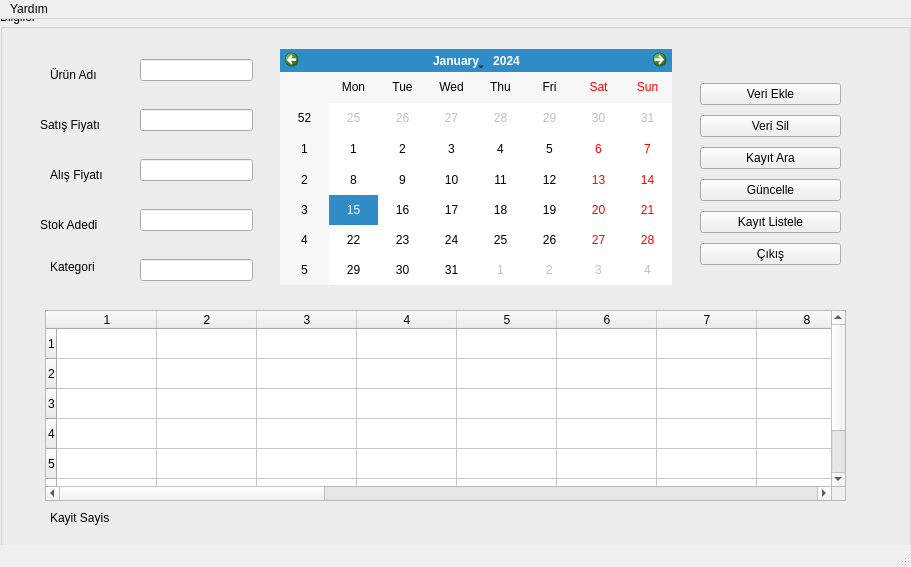
 <widget class="QMainWindow" name="MainWindow">
  <property name="geometry">
   <rect>
    <x>0</x>
    <y>0</y>
    <width>911</width>
    <height>567</height>
   </rect>
  </property>
  <property name="windowTitle">
   <string>MainWindow</string>
  </property>
  <property name="styleSheet">
   <string notr="true">/*
 * The MIT License (MIT)
 *
 * Copyright (c) &lt;2013-2014&gt; &lt;Colin Duquesnoy&gt;
 *
 * Permission is hereby granted, free of charge, to any person obtaining a copy
 * of this software and associated documentation files (the &quot;Software&quot;), to deal
 * in the Software without restriction, including without limitation the rights
 * to use, copy, modify, merge, publish, distribute, sublicense, and/or sell
 * copies of the Software, and to permit persons to whom the Software is
 * furnished to do so, subject to the following conditions:

 * The above copyright notice and this permission notice shall be included in
 * all copies or substantial portions of the Software.

 * THE SOFTWARE IS PROVIDED &quot;AS IS&quot;, WITHOUT WARRANTY OF ANY KIND, EXPRESS OR
 * IMPLIED, INCLUDING BUT NOT LIMITED TO THE WARRANTIES OF MERCHANTABILITY,
 * FITNESS FOR A PARTICULAR PURPOSE AND NONINFRINGEMENT. IN NO EVENT SHALL THE
 * AUTHORS OR COPYRIGHT HOLDERS BE LIABLE FOR ANY CLAIM, DAMAGES OR OTHER
 * LIABILITY, WHETHER IN AN ACTION OF CONTRACT, TORT OR OTHERWISE, ARISING FROM,
 * OUT OF OR IN CONNECTION WITH THE SOFTWARE OR THE USE OR OTHER DEALINGS IN
 * THE SOFTWARE.
 */

QProgressBar:horizontal {
    border: 1px solid #3A3939;
    text-align: center;
    padding: 1px;
    background: #201F1F;
}
QProgressBar::chunk:horizontal {
    background-color: qlineargradient(spread:reflect, x1:1, y1:0.545, x2:1, y2:0, stop:0 rgba(28, 66, 111, 255), stop:1 rgba(37, 87, 146, 255));
}

QToolTip
{
    border: 1px solid #3A3939;
    background-color: rgb(90, 102, 117);;
    color: white;
    padding: 1px;
    opacity: 200;
}

QWidget
{
    color: silver;
    background-color: #302F2F;
    selection-background-color:#3d8ec9;
    selection-color: black;
    background-clip: border;
    border-image: none;
    outline: 0;
}

QWidget:item:hover
{
    background-color: #78879b;
    color: black;
}

QWidget:item:selected
{
    background-color: #3d8ec9;
}

QCheckBox
{
    spacing: 5px;
    outline: none;
    color: #bbb;
    margin-bottom: 2px;
}

QCheckBox:disabled
{
    color: #777777;
}
QCheckBox::indicator,
QGroupBox::indicator
{
    width: 18px;
    height: 18px;
}
QGroupBox::indicator
{
    margin-left: 2px;
}

QCheckBox::indicator:unchecked,
QCheckBox::indicator:unchecked:hover,
QGroupBox::indicator:unchecked,
QGroupBox::indicator:unchecked:hover
{
    image: url(:/dark_blue/img/checkbox_unchecked.png);
}

QCheckBox::indicator:unchecked:focus,
QCheckBox::indicator:unchecked:pressed,
QGroupBox::indicator:unchecked:focus,
QGroupBox::indicator:unchecked:pressed
{
  border: none;
    image: url(:/dark_blue/img/checkbox_unchecked_focus.png);
}

QCheckBox::indicator:checked,
QCheckBox::indicator:checked:hover,
QGroupBox::indicator:checked,
QGroupBox::indicator:checked:hover
{
    image: url(:/dark_blue/img/checkbox_checked.png);
}

QCheckBox::indicator:checked:focus,
QCheckBox::indicator:checked:pressed,
QGroupBox::indicator:checked:focus,
QGroupBox::indicator:checked:pressed
{
  border: none;
    image: url(:/dark_blue/img/checkbox_checked_focus.png);
}

QCheckBox::indicator:indeterminate,
QCheckBox::indicator:indeterminate:hover,
QCheckBox::indicator:indeterminate:pressed
QGroupBox::indicator:indeterminate,
QGroupBox::indicator:indeterminate:hover,
QGroupBox::indicator:indeterminate:pressed
{
    image: url(:/dark_blue/img/checkbox_indeterminate.png);
}

QCheckBox::indicator:indeterminate:focus,
QGroupBox::indicator:indeterminate:focus
{
    image: url(:/dark_blue/img/checkbox_indeterminate_focus.png);
}

QCheckBox::indicator:checked:disabled,
QGroupBox::indicator:checked:disabled
{
    image: url(:/dark_blue/img/checkbox_checked_disabled.png);
}

QCheckBox::indicator:unchecked:disabled,
QGroupBox::indicator:unchecked:disabled
{
    image: url(:/dark_blue/img/checkbox_unchecked_disabled.png);
}

QRadioButton
{
    spacing: 5px;
    outline: none;
    color: #bbb;
    margin-bottom: 2px;
}

QRadioButton:disabled
{
    color: #777777;
}
QRadioButton::indicator
{
    width: 21px;
    height: 21px;
}

QRadioButton::indicator:unchecked,
QRadioButton::indicator:unchecked:hover
{
    image: url(:/dark_blue/img/radio_unchecked.png);
}

QRadioButton::indicator:unchecked:focus,
QRadioButton::indicator:unchecked:pressed
{
  border: none;
  outline: none;
    image: url(:/dark_blue/img/radio_unchecked_focus.png);
}

QRadioButton::indicator:checked,
QRadioButton::indicator:checked:hover
{
  border: none;
  outline: none;
    image: url(:/dark_blue/img/radio_checked.png);
}

QRadioButton::indicator:checked:focus,
QRadioButton::indicato::menu-arrowr:checked:pressed
{
  border: none;
  outline: none;
    image: url(:/dark_blue/img/radio_checked_focus.png);
}

QRadioButton::indicator:indeterminate,
QRadioButton::indicator:indeterminate:hover,
QRadioButton::indicator:indeterminate:pressed
{
        image: url(:/dark_blue/img/radio_indeterminate.png);
}

QRadioButton::indicator:checked:disabled
{
  outline: none;
  image: url(:/dark_blue/img/radio_checked_disabled.png);
}

QRadioButton::indicator:unchecked:disabled
{
    image: url(:/dark_blue/img/radio_unchecked_disabled.png);
}


QMenuBar
{
    background-color: #302F2F;
    color: silver;
}

QMenuBar::item
{
    background: transparent;
}

QMenuBar::item:selected
{
    background: transparent;
    border: 1px solid #3A3939;
}

QMenuBar::item:pressed
{
    border: 1px solid #3A3939;
    background-color: #3d8ec9;
    color: black;
    margin-bottom:-1px;
    padding-bottom:1px;
}

QMenu
{
    border: 1px solid #3A3939;
    color: silver;
    margin: 1px;
}

QMenu::icon
{
    margin: 1px;
}

QMenu::item
{
    padding: 2px 2px 2px 25px;
    margin-left: 5px;
    border: 1px solid transparent; /* reserve space for selection border */
}

QMenu::item:selected
{
    color: black;
}

QMenu::separator {
    height: 2px;
    background: lightblue;
    margin-left: 10px;
    margin-right: 5px;
}

QMenu::indicator {
    width: 16px;
    height: 16px;
}

/* non-exclusive indicator = check box style indicator
   (see QActionGroup::setExclusive) */
QMenu::indicator:non-exclusive:unchecked {
    image: url(:/dark_blue/img/checkbox_unchecked.png);
}

QMenu::indicator:non-exclusive:unchecked:selected {
    image: url(:/dark_blue/img/checkbox_unchecked_disabled.png);
}

QMenu::indicator:non-exclusive:checked {
    image: url(:/dark_blue/img/checkbox_checked.png);
}

QMenu::indicator:non-exclusive:checked:selected {
    image: url(:/dark_blue/img/checkbox_checked_disabled.png);
}

/* exclusive indicator = radio button style indicator (see QActionGroup::setExclusive) */
QMenu::indicator:exclusive:unchecked {
    image: url(:/dark_blue/img/radio_unchecked.png);
}

QMenu::indicator:exclusive:unchecked:selected {
    image: url(:/dark_blue/img/radio_unchecked_disabled.png);
}

QMenu::indicator:exclusive:checked {
    image: url(:/dark_blue/img/radio_checked.png);
}

QMenu::indicator:exclusive:checked:selected {
    image: url(:/dark_blue/img/radio_checked_disabled.png);
}

QMenu::right-arrow {
    margin: 5px;
    image: url(:/dark_blue/img/right_arrow.png)
}


QWidget:disabled
{
    color: #808080;
    background-color: #302F2F;
}

QAbstractItemView
{
    alternate-background-color: #3A3939;
    color: silver;
    border: 1px solid 3A3939;
    border-radius: 2px;
    padding: 1px;
}

QWidget:focus, QMenuBar:focus
{
    border: 1px solid #78879b;
}

QTabWidget:focus, QCheckBox:focus, QRadioButton:focus, QSlider:focus
{
    border: none;
}

QLineEdit
{
    background-color: #201F1F;
    padding: 2px;
    border-style: solid;
    border: 1px solid #3A3939;
    border-radius: 2px;
    color: silver;
}

QGroupBox {
    border:1px solid #3A3939;
    border-radius: 2px;
    margin-top: 20px;
    background-color: #302F2F;
    color: silver;
}

QGroupBox::title {
    subcontrol-origin: margin;
    subcontrol-position: top center;
    padding-left: 10px;
    padding-right: 10px;
    padding-top: 10px;
}

QAbstractScrollArea
{
    border-radius: 2px;
    border: 1px solid #3A3939;
    background-color: transparent;
}

QScrollBar:horizontal
{
    height: 15px;
    margin: 3px 15px 3px 15px;
    border: 1px transparent #2A2929;
    border-radius: 4px;
    background-color: #2A2929;
}

QScrollBar::handle:horizontal
{
    background-color: #605F5F;
    min-width: 5px;
    border-radius: 4px;
}

QScrollBar::add-line:horizontal
{
    margin: 0px 3px 0px 3px;
    border-image: url(:/dark_blue/img/right_arrow_disabled.png);
    width: 10px;
    height: 10px;
    subcontrol-position: right;
    subcontrol-origin: margin;
}

QScrollBar::sub-line:horizontal
{
    margin: 0px 3px 0px 3px;
    border-image: url(:/dark_blue/img/left_arrow_disabled.png);
    height: 10px;
    width: 10px;
    subcontrol-position: left;
    subcontrol-origin: margin;
}

QScrollBar::add-line:horizontal:hover,QScrollBar::add-line:horizontal:on
{
    border-image: url(:/dark_blue/img/right_arrow.png);
    height: 10px;
    width: 10px;
    subcontrol-position: right;
    subcontrol-origin: margin;
}


QScrollBar::sub-line:horizontal:hover, QScrollBar::sub-line:horizontal:on
{
    border-image: url(:/dark_blue/img/left_arrow.png);
    height: 10px;
    width: 10px;
    subcontrol-position: left;
    subcontrol-origin: margin;
}

QScrollBar::up-arrow:horizontal, QScrollBar::down-arrow:horizontal
{
    background: none;
}


QScrollBar::add-page:horizontal, QScrollBar::sub-page:horizontal
{
    background: none;
}

QScrollBar:vertical
{
    background-color: #2A2929;
    width: 15px;
    margin: 15px 3px 15px 3px;
    border: 1px transparent #2A2929;
    border-radius: 4px;
}

QScrollBar::handle:vertical
{
    background-color: #605F5F;
    min-height: 5px;
    border-radius: 4px;
}

QScrollBar::sub-line:vertical
{
    margin: 3px 0px 3px 0px;
    border-image: url(:/dark_blue/img/up_arrow_disabled.png);
    height: 10px;
    width: 10px;
    subcontrol-position: top;
    subcontrol-origin: margin;
}

QScrollBar::add-line:vertical
{
    margin: 3px 0px 3px 0px;
    border-image: url(:/dark_blue/img/down_arrow_disabled.png);
    height: 10px;
    width: 10px;
    subcontrol-position: bottom;
    subcontrol-origin: margin;
}

QScrollBar::sub-line:vertical:hover,QScrollBar::sub-line:vertical:on
{

    border-image: url(:/dark_blue/img/up_arrow.png);
    height: 10px;
    width: 10px;
    subcontrol-position: top;
    subcontrol-origin: margin;
}


QScrollBar::add-line:vertical:hover, QScrollBar::add-line:vertical:on
{
    border-image: url(:/dark_blue/img/down_arrow.png);
    height: 10px;
    width: 10px;
    subcontrol-position: bottom;
    subcontrol-origin: margin;
}

QScrollBar::up-arrow:vertical, QScrollBar::down-arrow:vertical
{
    background: none;
}


QScrollBar::add-page:vertical, QScrollBar::sub-page:vertical
{
    background: none;
}

QTextEdit
{
    background-color: #201F1F;
    color: silver;
    border: 1px solid #3A3939;
}

QPlainTextEdit
{
    background-color: #201F1F;;
    color: silver;
    border-radius: 2px;
    border: 1px solid #3A3939;
}

QHeaderView::section
{
    background-color: #3A3939;
    color: silver;
    padding-left: 4px;
    border: 1px solid #6c6c6c;
}

QSizeGrip {
    image: url(:/dark_blue/img/sizegrip.png);
    width: 12px;
    height: 12px;
}

QMainWindow
{
    background-color: #302F2F;

}

QMainWindow::separator
{
    background-color: #302F2F;
    color: white;
    padding-left: 4px;
    spacing: 2px;
    border: 1px dashed #3A3939;
}

QMainWindow::separator:hover
{

    background-color: #787876;
    color: white;
    padding-left: 4px;
    border: 1px solid #3A3939;
    spacing: 2px;
}


QMenu::separator
{
    height: 1px;
    background-color: #3A3939;
    color: white;
    padding-left: 4px;
    margin-left: 10px;
    margin-right: 5px;
}


QFrame
{
    border-radius: 2px;
    border: 1px solid #444;
}

QFrame[frameShape=&quot;0&quot;]
{
    border-radius: 2px;
    border: 1px transparent #444;
}

QStackedWidget
{
    background-color: #302F2F;
    border: 1px transparent black;
}

QToolBar {
    border: 1px transparent #393838;
    background: 1px solid #302F2F;
    font-weight: bold;
}

QToolBar::handle:horizontal {
    image: url(:/dark_blue/img/Hmovetoolbar.png);
}
QToolBar::handle:vertical {
    image: url(:/dark_blue/img/Vmovetoolbar.png);
}
QToolBar::separator:horizontal {
    image: url(:/dark_blue/img/Hsepartoolbar.png);
}
QToolBar::separator:vertical {
    image: url(:/dark_blue/img/Vsepartoolbars.png);
}

QPushButton
{
    color: silver;
    background-color: #302F2F;
    border-width: 2px;
    border-color: #4A4949;
    border-style: solid;
    padding-top: 2px;
    padding-bottom: 2px;
    padding-left: 10px;
    padding-right: 10px;
    border-radius: 4px;
    /* outline: none; */
    /* min-width: 40px; */
}

QPushButton:disabled
{
    background-color: #302F2F;
    border-width: 2px;
    border-color: #3A3939;
    border-style: solid;
    padding-top: 2px;
    padding-bottom: 2px;
    padding-left: 10px;
    padding-right: 10px;
    /*border-radius: 2px;*/
    color: #808080;
}

QPushButton:focus {
    background-color: #3d8ec9;
    color: white;
}

QComboBox
{
    selection-background-color: #3d8ec9;
    background-color: #201F1F;
    border-style: solid;
    border: 1px solid #3A3939;
    border-radius: 2px;
    padding: 2px;
    min-width: 75px;
}

QPushButton:checked{
    background-color: #4A4949;
    border-color: #6A6969;
}

QPushButton:hover {
    border: 2px solid #78879b;
    color: silver;
}

QComboBox:hover, QAbstractSpinBox:hover,QLineEdit:hover,QTextEdit:hover,QPlainTextEdit:hover,QAbstractView:hover,QTreeView:hover
{
    border: 1px solid #78879b;
    color: silver;
}

QComboBox:on
{
    background-color: #626873;
    padding-top: 3px;
    padding-left: 4px;
    selection-background-color: #4a4a4a;
}

QComboBox QAbstractItemView
{
    background-color: #201F1F;
    border-radius: 2px;
    border: 1px solid #444;
    selection-background-color: #3d8ec9;
    color: silver;
}

QComboBox::drop-down
{
    subcontrol-origin: padding;
    subcontrol-position: top right;
    width: 15px;

    border-left-width: 0px;
    border-left-color: darkgray;
    border-left-style: solid;
    border-top-right-radius: 3px;
    border-bottom-right-radius: 3px;
}

QComboBox::down-arrow
{
    image: url(:/dark_blue/img/down_arrow_disabled.png);
}

QComboBox::down-arrow:on, QComboBox::down-arrow:hover,
QComboBox::down-arrow:focus
{
    image: url(:/dark_blue/img/down_arrow.png);
}

QPushButton:pressed
{
    background-color: #484846;
}

QAbstractSpinBox {
    padding-top: 2px;
    padding-bottom: 2px;
    border: 1px solid #3A3939;
    background-color: #201F1F;
    color: silver;
    border-radius: 2px;
    min-width: 75px;
}

QAbstractSpinBox:up-button
{
    background-color: transparent;
    subcontrol-origin: border;
    subcontrol-position: top right;
}

QAbstractSpinBox:down-button
{
    background-color: transparent;
    subcontrol-origin: border;
    subcontrol-position: bottom right;
}

QAbstractSpinBox::up-arrow,QAbstractSpinBox::up-arrow:disabled,QAbstractSpinBox::up-arrow:off {
    image: url(:/dark_blue/img/up_arrow_disabled.png);
    width: 10px;
    height: 10px;
}
QAbstractSpinBox::up-arrow:hover
{
    image: url(:/dark_blue/img/up_arrow.png);
}


QAbstractSpinBox::down-arrow,QAbstractSpinBox::down-arrow:disabled,QAbstractSpinBox::down-arrow:off
{
    image: url(:/dark_blue/img/down_arrow_disabled.png);
    width: 10px;
    height: 10px;
}
QAbstractSpinBox::down-arrow:hover
{
    image: url(:/dark_blue/img/down_arrow.png);
}


QLabel
{
    border: 0px solid black;
}

QTabWidget{
    border: 1px transparent black;
}

QTabWidget::pane {
    border: 1px solid #444;
    border-radius: 3px;
    padding: 3px;
}

QTabBar
{
    qproperty-drawBase: 0;
    left: 5px; /* move to the right by 5px */
}

QTabBar:focus
{
    border: 0px transparent black;
}

QTabBar::close-button  {
    image: url(:/dark_blue/img/close.png);
    background: transparent;
}

QTabBar::close-button:hover
{
    image: url(:/dark_blue/img/close-hover.png);
    background: transparent;
}

QTabBar::close-button:pressed {
    image: url(:/dark_blue/img/close-pressed.png);
    background: transparent;
}

/* TOP TABS */
QTabBar::tab:top {
    color: #b1b1b1;
    border: 1px solid #4A4949;
    border-bottom: 1px transparent black;
    background-color: #302F2F;
    padding: 5px;
    border-top-left-radius: 2px;
    border-top-right-radius: 2px;
}

QTabBar::tab:top:!selected
{
    color: #b1b1b1;
    background-color: #201F1F;
    border: 1px transparent #4A4949;
    border-bottom: 1px transparent #4A4949;
    border-top-left-radius: 0px;
    border-top-right-radius: 0px;
}

QTabBar::tab:top:!selected:hover {
    background-color: #48576b;
}

/* BOTTOM TABS */
QTabBar::tab:bottom {
    color: #b1b1b1;
    border: 1px solid #4A4949;
    border-top: 1px transparent black;
    background-color: #302F2F;
    padding: 5px;
    border-bottom-left-radius: 2px;
    border-bottom-right-radius: 2px;
}

QTabBar::tab:bottom:!selected
{
    color: #b1b1b1;
    background-color: #201F1F;
    border: 1px transparent #4A4949;
    border-top: 1px transparent #4A4949;
    border-bottom-left-radius: 0px;
    border-bottom-right-radius: 0px;
}

QTabBar::tab:bottom:!selected:hover {
    background-color: #78879b;
}

/* LEFT TABS */
QTabBar::tab:left {
    color: #b1b1b1;
    border: 1px solid #4A4949;
    border-left: 1px transparent black;
    background-color: #302F2F;
    padding: 5px;
    border-top-right-radius: 2px;
    border-bottom-right-radius: 2px;
}

QTabBar::tab:left:!selected
{
    color: #b1b1b1;
    background-color: #201F1F;
    border: 1px transparent #4A4949;
    border-right: 1px transparent #4A4949;
    border-top-right-radius: 0px;
    border-bottom-right-radius: 0px;
}

QTabBar::tab:left:!selected:hover {
    background-color: #48576b;
}


/* RIGHT TABS */
QTabBar::tab:right {
    color: #b1b1b1;
    border: 1px solid #4A4949;
    border-right: 1px transparent black;
    background-color: #302F2F;
    padding: 5px;
    border-top-left-radius: 2px;
    border-bottom-left-radius: 2px;
}

QTabBar::tab:right:!selected
{
    color: #b1b1b1;
    background-color: #201F1F;
    border: 1px transparent #4A4949;
    border-right: 1px transparent #4A4949;
    border-top-left-radius: 0px;
    border-bottom-left-radius: 0px;
}

QTabBar::tab:right:!selected:hover {
    background-color: #48576b;
}

QTabBar QToolButton::right-arrow:enabled {
     image: url(:/dark_blue/img/right_arrow.png);
 }

 QTabBar QToolButton::left-arrow:enabled {
     image: url(:/dark_blue/img/left_arrow.png);
 }

QTabBar QToolButton::right-arrow:disabled {
     image: url(:/dark_blue/img/right_arrow_disabled.png);
 }

 QTabBar QToolButton::left-arrow:disabled {
     image: url(:/dark_blue/img/left_arrow_disabled.png);
 }


QDockWidget {
    border: 1px solid #403F3F;
    titlebar-close-icon: url(:/dark_blue/img/close.png);
    titlebar-normal-icon: url(:/dark_blue/img/undock.png);
}

QDockWidget::close-button, QDockWidget::float-button {
    border: 1px solid transparent;
    border-radius: 2px;
    background: transparent;
}

QDockWidget::close-button:hover, QDockWidget::float-button:hover {
    background: rgba(255, 255, 255, 10);
}

QDockWidget::close-button:pressed, QDockWidget::float-button:pressed {
    padding: 1px -1px -1px 1px;
    background: rgba(255, 255, 255, 10);
}

QTreeView, QListView, QTextBrowser, AtLineEdit, AtLineEdit::hover {
    border: 1px solid #444;
    background-color: silver;
    border-radius: 3px;
    margin-left: 3px;
    color: black;
}

QTreeView:branch:selected, QTreeView:branch:hover {
    background: url(:/dark_blue/img/transparent.png);
}

QTreeView::branch:has-siblings:!adjoins-item {
    border-image: url(:/dark_blue/img/transparent.png);
}

QTreeView::branch:has-siblings:adjoins-item {
    border-image: url(:/dark_blue/img/transparent.png);
}

QTreeView::branch:!has-children:!has-siblings:adjoins-item {
    border-image: url(:/dark_blue/img/transparent.png);
}

QTreeView::branch:has-children:!has-siblings:closed,
QTreeView::branch:closed:has-children:has-siblings {
    image: url(:/dark_blue/img/branch_closed.png);
}

QTreeView::branch:open:has-children:!has-siblings,
QTreeView::branch:open:has-children:has-siblings  {
    image: url(:/dark_blue/img/branch_open.png);
}

QTreeView::branch:has-children:!has-siblings:closed:hover,
QTreeView::branch:closed:has-children:has-siblings:hover {
    image: url(:/dark_blue/img/branch_closed-on.png);
    }

QTreeView::branch:open:has-children:!has-siblings:hover,
QTreeView::branch:open:has-children:has-siblings:hover  {
    image: url(:/dark_blue/img/branch_open-on.png);
    }

QListView::item:!selected:hover, QListView::item:!selected:hover, QTreeView::item:!selected:hover  {
    background: rgba(0, 0, 0, 0);
    outline: 0;
    color: #FFFFFF
}

QListView::item:selected:hover, QListView::item:selected:hover, QTreeView::item:selected:hover  {
    background: #3d8ec9;
    color: #FFFFFF;
}

QSlider::groove:horizontal {
    border: 1px solid #3A3939;
    height: 8px;
    background: #201F1F;
    margin: 2px 0;
    border-radius: 2px;
}

QSlider::handle:horizontal {
    background: QLinearGradient( x1: 0, y1: 0, x2: 0, y2: 1,
      stop: 0.0 silver, stop: 0.2 #a8a8a8, stop: 1 #727272);
    border: 1px solid #3A3939;
    width: 14px;
    height: 14px;
    margin: -4px 0;
    border-radius: 2px;
}

QSlider::groove:vertical {
    border: 1px solid #3A3939;
    width: 8px;
    background: #201F1F;
    margin: 0 0px;
    border-radius: 2px;
}

QSlider::handle:vertical {
    background: QLinearGradient( x1: 0, y1: 0, x2: 0, y2: 1, stop: 0.0 silver,
    stop: 0.2 #a8a8a8, stop: 1 #727272);
    border: 1px solid #3A3939;
    width: 14px;
    height: 14px;
    margin: 0 -4px;
    border-radius: 2px;
}

QToolButton {
    /*  background-color: transparent; */
    border: 2px transparent #4A4949;
    border-radius: 4px;
    background-color: dimgray;
    margin: 2px;
    padding: 2px;
}

QToolButton[popupMode=&quot;1&quot;] { /* only for MenuButtonPopup */
 padding-right: 20px; /* make way for the popup button */
 border: 2px transparent #4A4949;
 border-radius: 4px;
}

QToolButton[popupMode=&quot;2&quot;] { /* only for InstantPopup */
 padding-right: 10px; /* make way for the popup button */
 border: 2px transparent #4A4949;
}


QToolButton:hover, QToolButton::menu-button:hover {
    border: 2px solid #78879b;
}

QToolButton:checked, QToolButton:pressed,
    QToolButton::menu-button:pressed {
    background-color: #4A4949;
    border: 2px solid #78879b;
}

/* the subcontrol below is used only in the InstantPopup or DelayedPopup mode */
QToolButton::menu-indicator {
    image: url(:/dark_blue/img/down_arrow.png);
    top: -7px; left: -2px; /* shift it a bit */
}

/* the subcontrols below are used only in the MenuButtonPopup mode */
QToolButton::menu-button {
    border: 1px transparent #4A4949;
    border-top-right-radius: 6px;
    border-bottom-right-radius: 6px;
    /* 16px width + 4px for border = 20px allocated above */
    width: 16px;
    outline: none;
}

QToolButton::menu-arrow {
    image: url(:/dark_blue/img/down_arrow.png);
}

QToolButton::menu-arrow:open {
    top: 1px; left: 1px; /* shift it a bit */
    border: 1px solid #3A3939;
}

QPushButton::menu-indicator  {
    subcontrol-origin: padding;
    subcontrol-position: bottom right;
    left: 4px;
}

QTableView
{
    border: 1px solid #444;
    gridline-color: #6c6c6c;
    background-color: #201F1F;
}


QTableView, QHeaderView
{
    border-radius: 0px;
}

QTableView::item:pressed, QListView::item:pressed, QTreeView::item:pressed  {
    background: #78879b;
    color: #FFFFFF;
}

QTableView::item:selected:active, QTreeView::item:selected:active, QListView::item:selected:active  {
    background: #3d8ec9;
    color: #FFFFFF;
}


QHeaderView
{
    border: 1px transparent;
    border-radius: 2px;
    margin: 0px;
    padding: 0px;
}

QHeaderView::section  {
    background-color: #3A3939;
    color: silver;
    padding: 4px;
    border: 1px solid #6c6c6c;
    border-radius: 0px;
    text-align: center;
}

QHeaderView::section::vertical::first, QHeaderView::section::vertical::only-one
{
    border-top: 1px solid #6c6c6c;
}

QHeaderView::section::vertical
{
    border-top: transparent;
}

QHeaderView::section::horizontal::first, QHeaderView::section::horizontal::only-one
{
    border-left: 1px solid #6c6c6c;
}

QHeaderView::section::horizontal
{
    border-left: transparent;
}


QHeaderView::section:checked
 {
    color: white;
    background-color: #5A5959;
 }

 /* style the sort indicator */
QHeaderView::down-arrow {
    image: url(:/dark_blue/img/down_arrow.png);
}

QHeaderView::up-arrow {
    image: url(:/dark_blue/img/up_arrow.png);
}


QTableCornerButton::section {
    background-color: #3A3939;
    border: 1px solid #3A3939;
    border-radius: 2px;
}

QToolBox  {
    padding: 3px;
    border: 1px transparent black;
}

QToolBox::tab {
    color: #b1b1b1;
    background-color: #302F2F;
    border: 1px solid #4A4949;
    border-bottom: 1px transparent #302F2F;
    border-top-left-radius: 5px;
    border-top-right-radius: 5px;
}

 QToolBox::tab:selected { /* italicize selected tabs */
    font: italic;
    background-color: #302F2F;
    border-color: #3d8ec9;
 }

QStatusBar::item {
    border: 1px solid #3A3939;
    border-radius: 2px;
 }


QFrame[height=&quot;3&quot;], QFrame[width=&quot;3&quot;] {
    background-color: #AAA;
}


QSplitter::handle {
    border: 1px dashed #3A3939;
}

QSplitter::handle:hover {
    background-color: #787876;
    border: 1px solid #3A3939;
}

QSplitter::handle:horizontal {
    width: 1px;
}

QSplitter::handle:vertical {
    height: 1px;
}

QListWidget {
    background-color: silver;
    border-radius: 5px;
    margin-left: 5px;
}

QListWidget::item {
    color: black;
}

QMessageBox {
    messagebox-critical-icon	: url(:/dark_blue/img/critical.png);
    messagebox-information-icon	: url(:/dark_blue/img/information.png);
    messagebox-question-icon	: url(:/dark_blue/img/question.png);
    messagebox-warning-icon:    : url(:/dark_blue/img/warning.png);
}

ColorButton::enabled {
    border-radius: 0px;
    border: 1px solid #444444;
}

ColorButton::disabled {
    border-radius: 0px;
    border: 1px solid #AAAAAA;
}</string>
  </property>
  <widget class="QWidget" name="centralwidget">
   <widget class="QGroupBox" name="groupBox">
    <property name="geometry">
     <rect>
      <x>0</x>
      <y>-10</y>
      <width>911</width>
      <height>551</height>
     </rect>
    </property>
    <property name="layoutDirection">
     <enum>Qt::LeftToRight</enum>
    </property>
    <property name="title">
     <string>Bilgiler</string>
    </property>
    <widget class="QLabel" name="label_2">
     <property name="geometry">
      <rect>
       <x>40</x>
       <y>100</y>
       <width>81</width>
       <height>31</height>
      </rect>
     </property>
     <property name="text">
      <string>Satış Fiyatı</string>
     </property>
    </widget>
    <widget class="QLabel" name="label">
     <property name="geometry">
      <rect>
       <x>50</x>
       <y>50</y>
       <width>81</width>
       <height>31</height>
      </rect>
     </property>
     <property name="text">
      <string>Ürün Adı</string>
     </property>
    </widget>
    <widget class="QLineEdit" name="kategori">
     <property name="geometry">
      <rect>
       <x>140</x>
       <y>250</y>
       <width>113</width>
       <height>22</height>
      </rect>
     </property>
    </widget>
    <widget class="QLineEdit" name="urunadi">
     <property name="geometry">
      <rect>
       <x>140</x>
       <y>50</y>
       <width>113</width>
       <height>22</height>
      </rect>
     </property>
    </widget>
    <widget class="QLineEdit" name="stokadedi">
     <property name="geometry">
      <rect>
       <x>140</x>
       <y>200</y>
       <width>113</width>
       <height>22</height>
      </rect>
     </property>
    </widget>
    <widget class="QLabel" name="label_4">
     <property name="geometry">
      <rect>
       <x>50</x>
       <y>250</y>
       <width>55</width>
       <height>16</height>
      </rect>
     </property>
     <property name="text">
      <string>Kategori</string>
     </property>
    </widget>
    <widget class="QLabel" name="label_5">
     <property name="geometry">
      <rect>
       <x>50</x>
       <y>150</y>
       <width>81</width>
       <height>31</height>
      </rect>
     </property>
     <property name="text">
      <string>Alış Fiyatı</string>
     </property>
    </widget>
    <widget class="QLabel" name="label_3">
     <property name="geometry">
      <rect>
       <x>40</x>
       <y>200</y>
       <width>81</width>
       <height>31</height>
      </rect>
     </property>
     <property name="text">
      <string>Stok Adedi</string>
     </property>
    </widget>
    <widget class="QLineEdit" name="alisfiyati">
     <property name="geometry">
      <rect>
       <x>140</x>
       <y>150</y>
       <width>113</width>
       <height>22</height>
      </rect>
     </property>
    </widget>
    <widget class="QLineEdit" name="satisfiyati">
     <property name="geometry">
      <rect>
       <x>140</x>
       <y>100</y>
       <width>113</width>
       <height>22</height>
      </rect>
     </property>
    </widget>
    <widget class="QWidget" name="layoutWidget">
     <property name="geometry">
      <rect>
       <x>700</x>
       <y>70</y>
       <width>141</width>
       <height>191</height>
      </rect>
     </property>
     <layout class="QVBoxLayout" name="verticalLayout">
      <item>
       <widget class="QPushButton" name="btnekle">
        <property name="text">
         <string>Veri Ekle</string>
        </property>
       </widget>
      </item>
      <item>
       <widget class="QPushButton" name="btnsil">
        <property name="text">
         <string>Veri Sil</string>
        </property>
       </widget>
      </item>
      <item>
       <widget class="QPushButton" name="btnkayitara">
        <property name="text">
         <string>Kayıt Ara</string>
        </property>
       </widget>
      </item>
      <item>
       <widget class="QPushButton" name="btnguncelle">
        <property name="text">
         <string>Güncelle</string>
        </property>
       </widget>
      </item>
      <item>
       <widget class="QPushButton" name="btnkayitlistele">
        <property name="text">
         <string>Kayıt Listele</string>
        </property>
       </widget>
      </item>
      <item>
       <widget class="QPushButton" name="btncikis">
        <property name="text">
         <string>Çıkış</string>
        </property>
       </widget>
      </item>
     </layout>
    </widget>
    <widget class="QCalendarWidget" name="calwdt">
     <property name="geometry">
      <rect>
       <x>280</x>
       <y>40</y>
       <width>392</width>
       <height>236</height>
      </rect>
     </property>
    </widget>
    <widget class="QTableWidget" name="tableWidget">
     <property name="geometry">
      <rect>
       <x>45</x>
       <y>301</y>
       <width>801</width>
       <height>191</height>
      </rect>
     </property>
     <property name="rowCount">
      <number>7</number>
     </property>
     <property name="columnCount">
      <number>20</number>
     </property>
     <row/>
     <row/>
     <row/>
     <row/>
     <row/>
     <row/>
     <row/>
     <column/>
     <column/>
     <column/>
     <column/>
     <column/>
     <column/>
     <column/>
     <column/>
     <column/>
     <column/>
     <column/>
     <column/>
     <column/>
     <column/>
     <column/>
     <column/>
     <column/>
     <column/>
     <column/>
     <column/>
    </widget>
    <widget class="QLabel" name="label_6">
     <property name="geometry">
      <rect>
       <x>50</x>
       <y>500</y>
       <width>59</width>
       <height>17</height>
      </rect>
     </property>
     <property name="text">
      <string>Kayit Sayisi</string>
     </property>
    </widget>
    <widget class="QLabel" name="lblkayitsayisi">
     <property name="geometry">
      <rect>
       <x>120</x>
       <y>500</y>
       <width>59</width>
       <height>17</height>
      </rect>
     </property>
     <property name="text">
      <string/>
     </property>
    </widget>
   </widget>
  </widget>
  <widget class="QMenuBar" name="menubar">
   <property name="geometry">
    <rect>
     <x>0</x>
     <y>0</y>
     <width>911</width>
     <height>21</height>
    </rect>
   </property>
   <widget class="QMenu" name="menuYard_m">
    <property name="title">
     <string>Yardım</string>
    </property>
    <addaction name="menuhakkinda"/>
   </widget>
   <addaction name="menuYard_m"/>
  </widget>
  <widget class="QStatusBar" name="statusbar"/>
  <action name="actionNew">
   <property name="text">
    <string>New</string>
   </property>
  </action>
  <action name="actionOpen">
   <property name="text">
    <string>Open</string>
   </property>
  </action>
  <action name="actionCleae">
   <property name="text">
    <string>Clear</string>
   </property>
  </action>
  <action name="menuhakkinda">
   <property name="text">
    <string>Hakkında</string>
   </property>
  </action>
 </widget>
